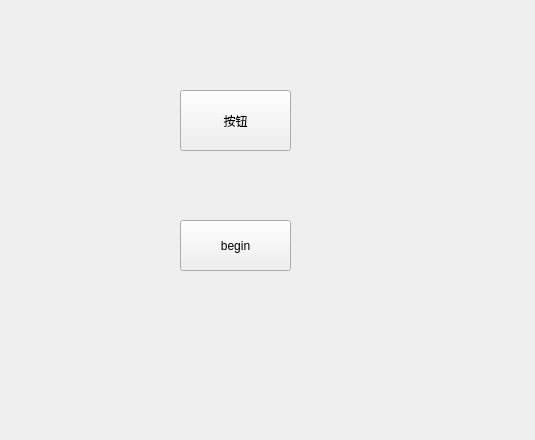
<?xml version="1.0" encoding="UTF-8"?>
<ui version="4.0">
 <class>Widget</class>
 <widget class="QWidget" name="Widget">
  <property name="geometry">
   <rect>
    <x>0</x>
    <y>0</y>
    <width>535</width>
    <height>440</height>
   </rect>
  </property>
  <property name="windowTitle">
   <string>Widget</string>
  </property>
  <widget class="QPushButton" name="button1">
   <property name="geometry">
    <rect>
     <x>180</x>
     <y>220</y>
     <width>111</width>
     <height>51</height>
    </rect>
   </property>
   <property name="text">
    <string>begin</string>
   </property>
  </widget>
  <widget class="QPushButton" name="button3">
   <property name="geometry">
    <rect>
     <x>180</x>
     <y>90</y>
     <width>111</width>
     <height>61</height>
    </rect>
   </property>
   <property name="text">
    <string>按钮</string>
   </property>
  </widget>
 </widget>
 <resources/>
 <connections/>
</ui>
